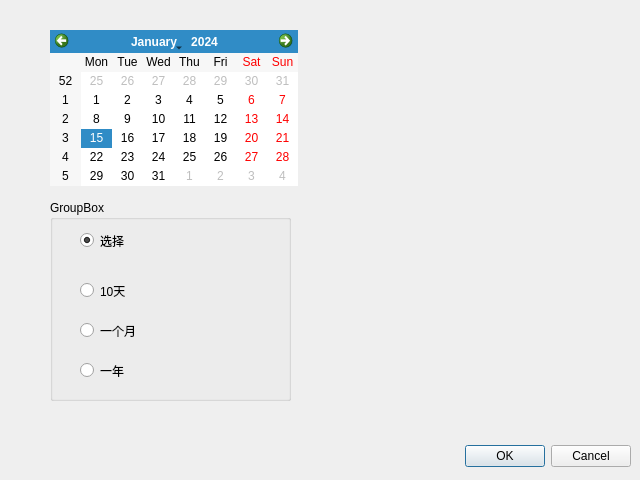
<?xml version="1.0" encoding="UTF-8"?>
<ui version="4.0">
 <class>BlackListDlg</class>
 <widget class="QDialog" name="BlackListDlg">
  <property name="geometry">
   <rect>
    <x>0</x>
    <y>0</y>
    <width>640</width>
    <height>480</height>
   </rect>
  </property>
  <property name="windowTitle">
   <string>Dialog</string>
  </property>
  <widget class="QDialogButtonBox" name="buttonBox">
   <property name="geometry">
    <rect>
     <x>10</x>
     <y>440</y>
     <width>621</width>
     <height>32</height>
    </rect>
   </property>
   <property name="orientation">
    <enum>Qt::Horizontal</enum>
   </property>
   <property name="standardButtons">
    <set>QDialogButtonBox::Cancel|QDialogButtonBox::Ok</set>
   </property>
  </widget>
  <widget class="QCalendarWidget" name="calendarWidget">
   <property name="geometry">
    <rect>
     <x>50</x>
     <y>30</y>
     <width>248</width>
     <height>156</height>
    </rect>
   </property>
  </widget>
  <widget class="QGroupBox" name="groupBox">
   <property name="geometry">
    <rect>
     <x>50</x>
     <y>200</y>
     <width>241</width>
     <height>201</height>
    </rect>
   </property>
   <property name="title">
    <string>GroupBox</string>
   </property>
   <widget class="QRadioButton" name="radioMonth">
    <property name="geometry">
     <rect>
      <x>30</x>
      <y>120</y>
      <width>97</width>
      <height>21</height>
     </rect>
    </property>
    <property name="text">
     <string>一个月</string>
    </property>
   </widget>
   <widget class="QRadioButton" name="radioYear">
    <property name="geometry">
     <rect>
      <x>30</x>
      <y>160</y>
      <width>97</width>
      <height>21</height>
     </rect>
    </property>
    <property name="text">
     <string>一年</string>
    </property>
   </widget>
   <widget class="QRadioButton" name="radioday10">
    <property name="geometry">
     <rect>
      <x>30</x>
      <y>80</y>
      <width>97</width>
      <height>21</height>
     </rect>
    </property>
    <property name="text">
     <string>10天</string>
    </property>
   </widget>
   <widget class="QRadioButton" name="radioCalendar">
    <property name="geometry">
     <rect>
      <x>30</x>
      <y>30</y>
      <width>97</width>
      <height>21</height>
     </rect>
    </property>
    <property name="text">
     <string>选择</string>
    </property>
    <property name="checked">
     <bool>true</bool>
    </property>
   </widget>
  </widget>
 </widget>
 <resources/>
 <connections>
  <connection>
   <sender>buttonBox</sender>
   <signal>accepted()</signal>
   <receiver>BlackListDlg</receiver>
   <slot>accept()</slot>
   <hints>
    <hint type="sourcelabel">
     <x>248</x>
     <y>254</y>
    </hint>
    <hint type="destinationlabel">
     <x>157</x>
     <y>274</y>
    </hint>
   </hints>
  </connection>
  <connection>
   <sender>buttonBox</sender>
   <signal>rejected()</signal>
   <receiver>BlackListDlg</receiver>
   <slot>reject()</slot>
   <hints>
    <hint type="sourcelabel">
     <x>316</x>
     <y>260</y>
    </hint>
    <hint type="destinationlabel">
     <x>286</x>
     <y>274</y>
    </hint>
   </hints>
  </connection>
 </connections>
</ui>
